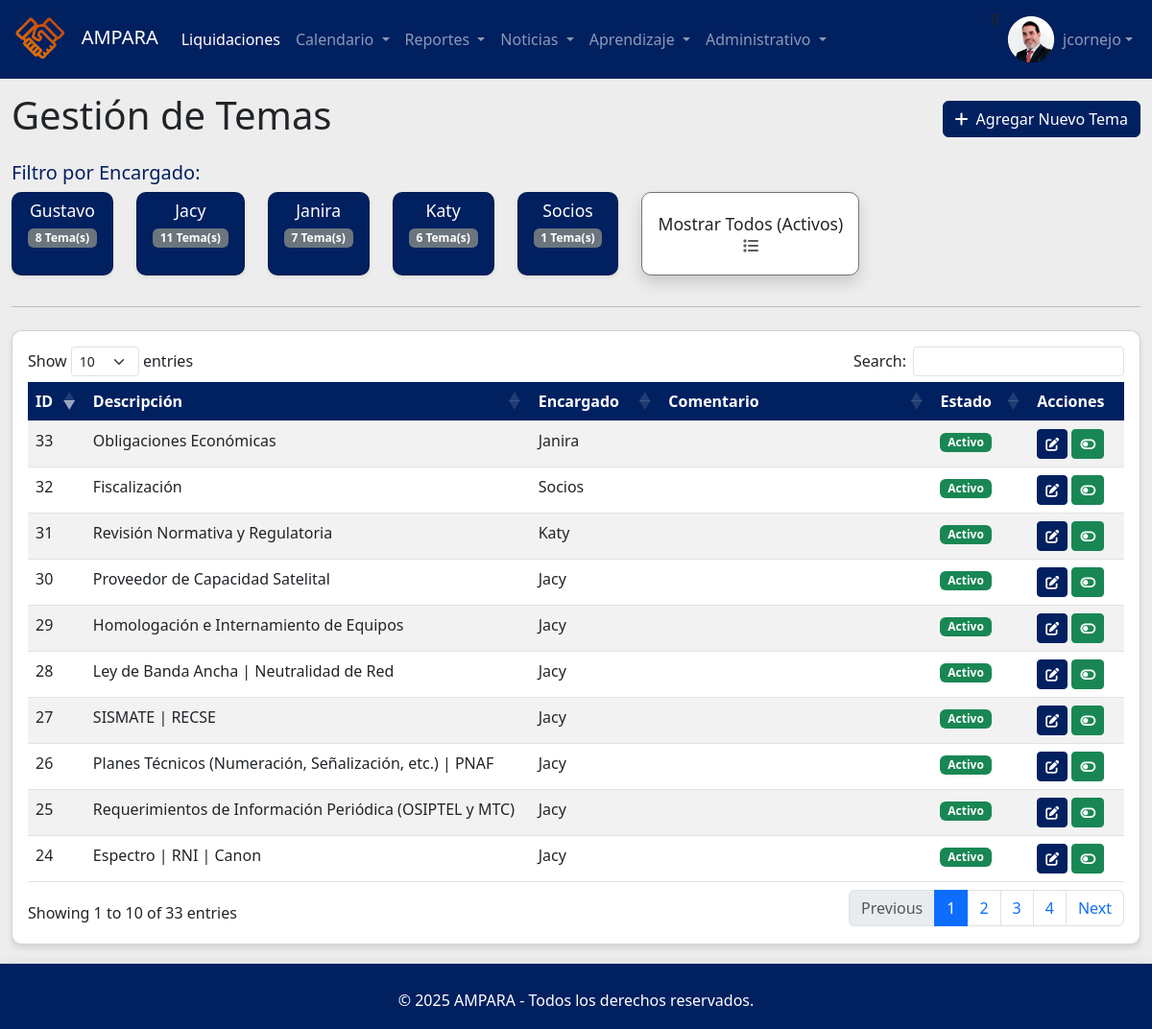
Page /temas.php (signed in) on the committed database.
### tables this page shows
CREATE TABLE `empleado` (
  `idempleado` int(11) NOT NULL,
  `nombres` varchar(100) NOT NULL,
  `paterno` varchar(50) NOT NULL,
  `materno` varchar(50) NOT NULL,
  `nombrecorto` varchar(50) DEFAULT NULL,
  `dni` varchar(10) NOT NULL,
  `nacimiento` date NOT NULL,
  `lugarnacimiento` varchar(100) NOT NULL,
  `domicilio` varchar(150) NOT NULL,
  `estadocivil` varchar(50) NOT NULL,
  `correopersonal` varchar(100) NOT NULL,
  `correocorporativo` varchar(100) NOT NULL,
  `telcelular` varchar(15) NOT NULL,
  `telfijo` varchar(10) NOT NULL,
  `horasmeta` int(11) NOT NULL DEFAULT 30,
  `area` varchar(50) NOT NULL,
  `cargo` varchar(50) NOT NULL,
  `derechohabiente` varchar(50) NOT NULL,
  `cantidadhijos` int(11) NOT NULL,
  `contactoemergencia` varchar(100) NOT NULL,
  `nivelestudios` varchar(50) NOT NULL,
  `regimenpension` varchar(50) NOT NULL,
  `fondopension` varchar(50) NOT NULL,
  `cussp` varchar(50) NOT NULL,
  `modalidad` varchar(50) NOT NULL,
  `rutafoto` varchar(250) NOT NULL,
  `activo` int(11) NOT NULL,
  `editor` int(11) NOT NULL DEFAULT 0,
  `registrado` timestamp NOT NULL DEFAULT current_timestamp(),
  `modificado` timestamp NOT NULL DEFAULT current_timestamp()
);

CREATE TABLE `tema` (
  `idtema` int(11) NOT NULL,
  `descripcion` varchar(500) NOT NULL,
  `idencargado` int(11) DEFAULT NULL,
  `comentario` varchar(500) NOT NULL,
  `activo` int(11) NOT NULL DEFAULT 1,
  `editor` int(11) NOT NULL DEFAULT 1,
  `registrado` int(11) NOT NULL DEFAULT current_timestamp(),
  `modificado` int(11) NOT NULL DEFAULT current_timestamp()
);

### funciones.php (called while the page is built, shortened)
<?php
require_once 'conexion.php';
function obtenerTodosTemas_crud($filtros = []) {
    global $pdo;
    $sql = "SELECT t.idtema, t.descripcion, t.idencargado, t.comentario, t.editor, t.registrado, t.modificado, e.nombrecorto AS nombre_encargado,t.activo
            FROM tema t
            LEFT JOIN empleado e ON t.idencargado = e.idempleado
            WHERE 1=1";
    $params = [];
    $sql .= " ORDER BY t.descripcion ASC";
    $stmt = $pdo->prepare($sql);
    $stmt->execute($params);
    return $stmt->fetchAll(PDO::FETCH_ASSOC);
}
function obtenerResumenTemasPorEncargado() {
    global $pdo;
    $sql = "SELECT e.idempleado, e.nombrecorto, COUNT(t.idtema) as cantidad_temas
            FROM empleado e
            JOIN tema t ON e.idempleado = t.idencargado
            GROUP BY e.idempleado, e.nombrecorto
            HAVING COUNT(t.idtema) > 0
            ORDER BY e.nombrecorto ASC";
    try {
        $stmt = $pdo->query($sql);
        return $stmt->fetchAll(PDO::FETCH_ASSOC);
    } catch (PDOException $e) {
        error_log("Error al obtener resumen de temas por encargado: " . $e->getMessage());
        return [];
    }
}
?>

### temas.php (the view, shortened to what this page needs)
<?php
require_once 'includes/header.php';
require_once 'funciones.php';
$resumen_encargados = obtenerResumenTemasPorEncargado();
$idencargado_filtro = null;
$filtros_aplicados = [];
$temas = obtenerTodosTemas_crud($filtros_aplicados);
?>
<div class="container-fluid mt-4">
    <div class="d-flex justify-content-between align-items-center mb-3">
        <h1>Gestión de Temas</h1>
        <a href="registrar_tema.php" class="btn btn-primary">
            <i class="fas fa-plus me-2"></i>Agregar Nuevo Tema
        </a>
    </div>
    <?php if (!empty($resumen_encargados)):
    ?>
    <div class="row mb-3">
        <div class="col-12">
            <h5 class="text-primary">Filtro por Encargado:</h5>
        </div>
        <?php foreach ($resumen_encargados as $encargado_resumen): ?>
            <div class="col-xl-auto col-lg-3 col-md-4 col-sm-6 mb-3">
                <a href="temas.php?idencargado_filtro=<?php echo htmlspecialchars($encargado_resumen['idempleado']); ?>" class="text-decoration-none">
                    <div class="bg-primary text-white card h-100 <?php echo ($idencargado_filtro == $encargado_resumen['idempleado']) ? 'border-primary shadow' : 'shadow-sm hover-shadow'; ?>">
                        <div class="card-body text-center px-3 py-2">
                            <h6 class="card-title mb-1"><?php echo htmlspecialchars($encargado_resumen['nombrecorto']); ?></h6>
                            <span class="badge bg-secondary rounded-soft"><?php echo htmlspecialchars($encargado_resumen['cantidad_temas']); ?> Tema(s)</span>
                        </div>
                    </div>
                </a>
            </div>
        <?php endforeach; ?>
         <div class="col-xl-auto col-lg-3 col-md-4 col-sm-6 mb-3">
             <a href="temas.php" class="text-decoration-none">
                <div class="card h-100 <?php echo ($idencargado_filtro === null && !isset($_GET['idencargado_filtro'])) ? 'border-secondary shadow' : 'shadow-sm hover-shadow'; ?>">
                    <div class="card-body text-center px-3 py-2 d-flex flex-column justify-content-center">
                         <h6 class="card-title mb-1">Mostrar Todos (Activos)</h6>
                         <i class="fas fa-list text-muted"></i>
                    </div>
                </div>
            </a>
        </div>
    </div>
    <hr class="mb-4">
    <?php endif; ?>
    <div class="card">
        <div class="card-body">
            <table id="tablaTemas" class="table table-striped table-hover dt-responsive nowrap" style="width:100%">
                <thead>
                    <tr>
                        <th>ID</th>
                        <th style="width: 35%;">Descripción</th>
                        <th>Encargado</th>
                        <th style="width: 25%;">Comentario</th>
                        <th>Estado</th>
                        <th>Acciones</th>
                    </tr>
                </thead>
                <tbody>
                    <?php if (!empty($temas)):
                        foreach ($temas as $tema):
                    ?>
                            <tr>
                                <td><?php echo htmlspecialchars($tema['idtema']); ?></td>
                                <td><?php echo nl2br(htmlspecialchars(substr($tema['descripcion'], 0, 200) . (strlen($tema['descripcion']) > 200 ? '...' : ''))); ?></td>
                                <td><?php echo htmlspecialchars($tema['nombre_encargado'] ?? 'N/A'); ?></td>
                                <td><?php echo nl2br(htmlspecialchars(substr($tema['comentario'], 0, 150) . (strlen($tema['comentario']) > 150 ? '...' : ''))); ?></td>
                                <td>
                                    <?php if (isset($tema['activo']) && $tema['activo'] == 1): ?>
                                        <span class="badge bg-success">Activo</span>
                                    <?php else: ?>
                                        <span class="badge bg-danger">Inactivo</span>
                                    <?php endif; ?>
                                </td>
                                <td>
                                    <a href="editar_tema.php?id=<?php echo $tema['idtema']; ?>" class="btn btn-primary btn-sm" title="Editar Tema">
                                        <i class="fas fa-edit"></i>
                                    </a>
                                    <button type="button"
                                            class="btn btn-<?php echo (isset($tema['activo']) && $tema['activo'] == 1) ? 'success' : 'danger'; ?> btn-sm cambiar-estado-tema"
                                            data-id="<?php echo $tema['idtema']; ?>"
                                            data-nombre="<?php echo htmlspecialchars(substr($tema['descripcion'], 0, 50) . '...'); ?>"
                                            data-estado-actual="<?php echo (isset($tema['activo']) ? $tema['activo'] : 1); ?>"
                                            title="<?php echo (isset($tema['activo']) && $tema['activo'] == 1) ? 'Desactivar' : 'Activar'; ?> Tema">
                                        <i class="fas fa-<?php echo (isset($tema['activo']) && $tema['activo'] == 1) ? 'toggle-off' : 'toggle-on'; ?>"></i>
                                    </button>
                                </td>
                            </tr>
                        <?php
                        endforeach;
                    else:
                    ?>
                        <tr>
                            <td colspan="6" class="text-center">No hay temas que coincidan con los filtros aplicados o no hay temas registrados.</td>
                        </tr>
                    <?php endif; ?>
                </tbody>
            </table>
        </div>
    </div>
</div>
<?php
require_once 'includes/footer.php';
?>

### includes/header.php (shortened to what this page needs)
<?php
require_once 'conexion.php';
$ruta_foto_usuario = 'img/fotos/empleados/usuario01.png';
$nombre_usuario_display = 'Usuario';
$tipo_usuario_actual = null;
if (isset($_SESSION['idusuario'])) {
    if (isset($_SESSION['nombre_usuario'])) {
        $nombre_usuario_display = htmlspecialchars($_SESSION['nombre_usuario']);
    }
    if (isset($_SESSION['idemp']) && $pdo) {
        try {
            $stmt_foto = $pdo->prepare("SELECT rutafoto FROM empleado WHERE idempleado = :idemp AND activo = 1");
            $stmt_foto->bindParam(':idemp', $_SESSION['idemp']);
            $stmt_foto->execute();
            $empleado_info = $stmt_foto->fetch(PDO::FETCH_ASSOC);
            if ($empleado_info && !empty($empleado_info['rutafoto'])) {
                $ruta_foto_usuario = htmlspecialchars($empleado_info['rutafoto']);
            }
        } catch (PDOException $e) {
            error_log("Error al obtener rutafoto: " . $e->getMessage());
        }
    }
    if (isset($_SESSION['tipo_usuario'])) {
        $tipo_usuario_actual = $_SESSION['tipo_usuario'];
    }
}
?>
<!DOCTYPE html>
<html lang="es">
<head>
    <link href="https://cdn.jsdelivr.net/npm/bootstrap@5.3.0/dist/css/bootstrap.min.css" rel="stylesheet">
    <link rel="stylesheet" href="https://cdnjs.cloudflare.com/ajax/libs/font-awesome/6.0.0/css/all.min.css">
    <link rel="stylesheet" href="https://cdn.datatables.net/1.11.5/css/dataTables.bootstrap5.min.css">
    <link rel="stylesheet" href="css/estilo.css">
</head>
<body>
    <nav class="navbar navbar-expand-lg navbar-dark bg-primary fixed-top">
        <div class="container-fluid">
            <a class="navbar-brand" href="index.php">
                <img src="img/logo_0.png" alt="Logo" style="height: 50px; margin-right: 10px;">
               AMPARA
            </a>
            <div class="collapse navbar-collapse" id="navbarNavPrincipal">
                <ul class="navbar-nav me-auto mb-2 mb-lg-0">
                    <li class="nav-item">
                        <a class="nav-link active" aria-current="page" href="liquidaciones.php">Liquidaciones</a>
                    </li>
                     <li class="nav-item dropdown">
                        <a class="nav-link dropdown-toggle" href="#" id="navbarDropdownCalendario" role="button" data-bs-toggle="dropdown" aria-expanded="false">
                            Calendario
                        </a>
                    </li>
                    <li class="nav-item dropdown">
                        <a class="nav-link dropdown-toggle" href="#" id="navbarDropdownReportes" role="button" data-bs-toggle="dropdown" aria-expanded="false">
                            Reportes
                        </a>
                    </li>
                    <li class="nav-item dropdown">
                        <a class="nav-link dropdown-toggle" href="#" id="navbarDropdownNoticias" role="button" data-bs-toggle="dropdown" aria-expanded="false">
                            Noticias
                        </a>
                    </li>
                      <li class="nav-item dropdown">
                        <a class="nav-link dropdown-toggle" href="#" id="navbarDropdownAprendizaje" role="button" data-bs-toggle="dropdown" aria-expanded="false">
                            Aprendizaje
                        </a>
                    </li>
                    <?php if ($tipo_usuario_actual == 1):  ?>
                    <li class="nav-item dropdown">
                        <a class="nav-link dropdown-toggle" href="#" id="navbarDropdownAdministrativo" role="button" data-bs-toggle="dropdown" aria-expanded="false">
                            Administrativo
                        </a>
                    </li>
                    <?php endif;?>
                </ul>
                <ul class="navbar-nav ms-auto">
                    <?php if (isset($_SESSION['idusuario'])): echo $_SESSION['idemp'];?>
                        <li class="nav-item dropdown">
                            <a class="nav-link dropdown-toggle d-flex align-items-center" href="#" id="navbarDropdownUser" role="button" data-bs-toggle="dropdown" aria-expanded="false">
                                <img  src="<?php echo $ruta_foto_usuario; ?>" alt="Foto de perfil" class="rounded-circle me-2 user-avatar"  style="height: 50px; width: 50px;">
                                <?php echo $nombre_usuario_display; ?>
                            </a>
                        </li>
                    <?php else: ?>
                        <li class="nav-item">
                            <a class="nav-link" href="../login.php">Iniciar Sesión</a>
                        </li>
                    <?php endif; ?>
                </ul>
            </div>
        </div>
    </nav>
    <div class="container-fluid main-content">
    </div>

### css/estilo.css (style rules this page uses)
:root { --color-primary: #012060; --color-secondary: #f28120; --color-light: #ededed; --color-white: #ffffff; }
body { background-color: var(--color-light); }
.bg-primary { background-color: var(--color-primary) !important; }
.text-primary { color: var(--color-primary) !important; }
.btn-primary { background-color: var(--color-primary); border-color: var(--color-primary); }
.card { border-radius: 10px; box-shadow: 0 4px 6px rgba(0, 0, 0, 0.1); margin-bottom: 20px; }
.card-title { font-size: 1.1rem; font-weight: 500; }
.table th { background-color: var(--color-primary); color: white; }

### includes/header.php (style rules this page uses)
body { padding-top: 56px; }
.user-avatar { width: 32px; height: 32px; object-fit: cover; }
.main-content { padding-top: 1rem; }

### rows in the picture
empleado: rutafoto (picture), nombrecorto "Socios", cantidad_temas "1"
empleado: nombrecorto "Gustavo", cantidad_temas "8"
empleado: nombrecorto "Jacy", cantidad_temas "11"
empleado: nombrecorto "Janira", cantidad_temas "7"
empleado: nombrecorto "Katy", cantidad_temas "6"
tema: idtema "24", descripcion "Espectro | RNI | Canon", empleado.nombrecorto "Jacy", activo "Activo"
tema: idtema "32", descripcion "Fiscalización", empleado.nombrecorto "Socios", activo "Activo"
tema: idtema "29", descripcion "Homologación e Internamiento de Equipos", empleado.nombrecorto "Jacy", activo "Activo"
tema: idtema "28", descripcion "Ley de Banda Ancha | Neutralidad de Red", empleado.nombrecorto "Jacy", activo "Activo"
tema: idtema "33", descripcion "Obligaciones Económicas", empleado.nombrecorto "Janira", activo "Activo"
tema: idtema "26", descripcion "Planes Técnicos (Numeración, Señalización, etc.) | PNAF", empleado.nombrecorto "Jacy", activo "Activo"
tema: idtema "30", descripcion "Proveedor de Capacidad Satelital", empleado.nombrecorto "Jacy", activo "Activo"
tema: idtema "25", descripcion "Requerimientos de Información Periódica (OSIPTEL y MTC)", empleado.nombrecorto "Jacy", activo "Activo"
tema: idtema "31", descripcion "Revisión Normativa y Regulatoria", empleado.nombrecorto "Katy", activo "Activo"
tema: idtema "27", descripcion "SISMATE | RECSE", empleado.nombrecorto "Jacy", activo "Activo"

### other values in the picture
$nombre_usuario_display "jcornejo"
